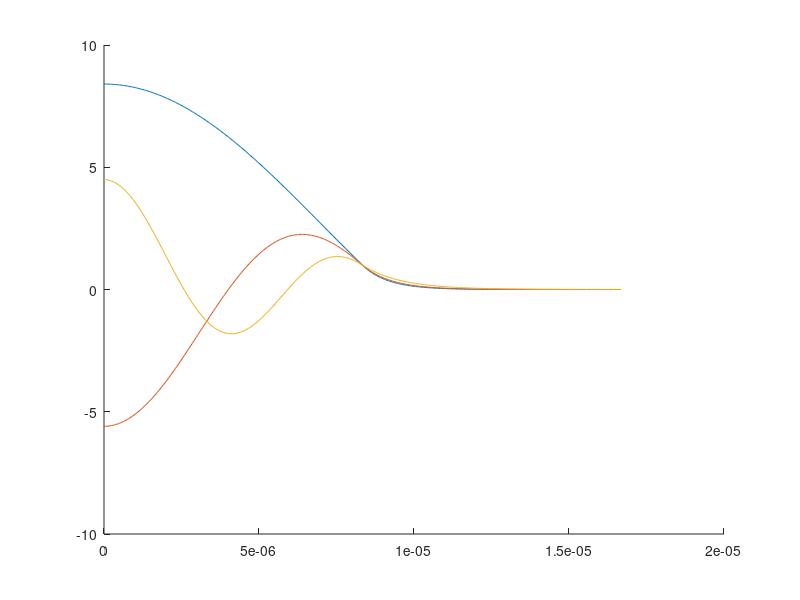

Reproduce this figure in MATLAB.
%Solution exacte

%Constantes
nEls=200;
ng = 1.457420;
nc = 1.462420;
rho = 8.335e-6;
lambda = 0.6328e-6;
k=2*pi/lambda;
V=k*rho*sqrt(nc^2-ng^2);




U(1) = 2.1845; U(2) = 4.9966; U(3) = 7.7642;
W = sqrt(V.^2-U.^2);
betar = k^2*nc^2-(U./rho).^2;


figure
for n=1:3
    phi1=@(x)besselj(0,U(n).*x./rho)./besselj(0,U(n));
    phi2=@(x)besselk(0,W(n).*x./rho)./besselk(0,W(n));
    
    r = 0:rho/(nEls-1):2*rho;
    nb = 1;
    for x = 0:rho/(nEls-1):2*rho
        if x < rho
            phi(nb,n) = phi1(x);
        else
            phi(nb,n) = phi2(x);
        end
        nb = nb+1;
    end
    hold on
    plot(r,phi(:,n))
end